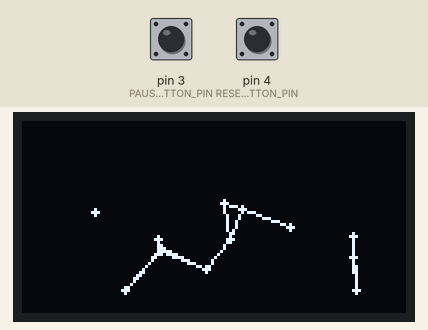
Recording of a sketch running on a simulated Arduino Uno, built with avr-gcc and run on an emulated ATmega328P. Parts: 128×64 one-colour display. Inputs (shaded band) come from the test bench; at power-on: pin 4 (RESET_BUTTON_PIN) HIGH, pin 3 (PAUSE_RESUME_BUTTON_PIN) HIGH. Random numbers use the default seed unless the sketch sets one.

Above: at 1.28 s.
1.3 s: pin 4 (RESET_BUTTON_PIN) pulled LOW for 0.15 s
At 1.98 s:
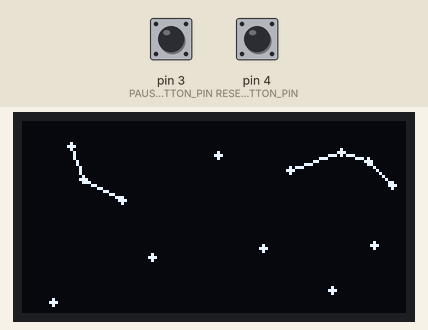
2.0 s: pin 4 (RESET_BUTTON_PIN) pulled LOW for 1 s
At 2.43 s:
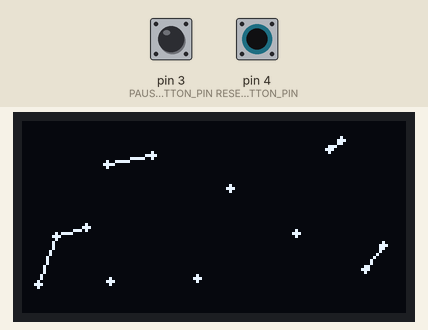
3.6 s: pin 3 (PAUSE_RESUME_BUTTON_PIN) pulled LOW for 0.15 s
5.2 s: pin 3 (PAUSE_RESUME_BUTTON_PIN) pulled LOW for 1 s
At 5.68 s:
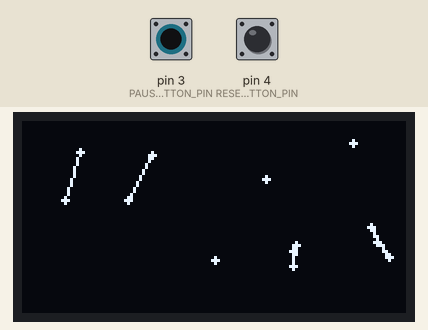

The sketch:

network_viz.ino
```cpp
#include <Wire.h>
#include <Adafruit_GFX.h>
#include <Adafruit_SSD1306.h>

#define SCREEN_WIDTH 128
#define SCREEN_HEIGHT 64

#define BALL_SIZE 3 // Diameter of the ball
#define BOUNCE_FACTOR -1 // Factor of velocity lost after bouncing
#define BALL_SPEED_X 1 // Horizontal speed of the ball
#define BALL_SPEED_Y 1 // Vertical speed of the ball
#define NUM_BALLS 13 // Number of balls
#define COLLISION_DISTANCE 0.1 // Distance threshold for collision detection
#define MIN_JOIN_DISTANCE 15 // Minimum distance threshold for joining balls
#define SPEED_INCREASE_FACTOR 1.0005 // Factor to increase ball speed when a line is drawn

// Define container dimensions
#define CONTAINER_WIDTH SCREEN_WIDTH
#define CONTAINER_HEIGHT SCREEN_HEIGHT

// Define push button pins
#define PAUSE_RESUME_BUTTON_PIN 3
#define RESET_BUTTON_PIN 4

#define OLED_RESET -1
Adafruit_SSD1306 display(SCREEN_WIDTH, SCREEN_HEIGHT, &Wire, OLED_RESET);

// Structure to represent a ball
struct Ball {
  float x;
  float y;
  float velocityX;
  float velocityY;
};

Ball balls[NUM_BALLS]; // Array to store ball instances

bool simulationPaused = false; // Flag to track simulation state

void setup() {
  // Initialize display
  if (!display.begin(SSD1306_SWITCHCAPVCC, 0x3C)) {
    Serial.println(F("SSD1306 allocation failed"));
    for (;;);
  }

  // Clear the buffer
  display.clearDisplay();

  // Initialize ball positions and velocities
  for (int i = 0; i < NUM_BALLS; i++) {
    balls[i].x = random(SCREEN_WIDTH);
    balls[i].y = random(SCREEN_HEIGHT);
    balls[i].velocityX = BALL_SPEED_X;
    balls[i].velocityY = BALL_SPEED_Y;
  }

  // Set button pins as input
  pinMode(PAUSE_RESUME_BUTTON_PIN, INPUT_PULLUP);
  pinMode(RESET_BUTTON_PIN, INPUT_PULLUP);
}

void loop() {
  // Check if the pause/resume button is pressed
  if (digitalRead(PAUSE_RESUME_BUTTON_PIN) == LOW) {
    simulationPaused = !simulationPaused; // Toggle simulation state
    delay(200); // Debounce delay
  }

  // Check if the reset button is pressed
  if (digitalRead(RESET_BUTTON_PIN) == LOW) {
    // Reset ball positions
    for (int i = 0; i < NUM_BALLS; i++) {
      balls[i].x = random(SCREEN_WIDTH);
      balls[i].y = random(SCREEN_HEIGHT);
    }
    delay(200); // Debounce delay
  }

  if (!simulationPaused) {
    // Clear the buffer
    display.clearDisplay();

    // Update ball positions
    for (int i = 0; i < NUM_BALLS; i++) {
      // Update ball positions
      balls[i].x += balls[i].velocityX;
      balls[i].y += balls[i].velocityY;

      // Check boundary conditions and prevent balls from getting stuck
      if (balls[i].x >= CONTAINER_WIDTH - BALL_SIZE) {
        balls[i].x = CONTAINER_WIDTH - BALL_SIZE - 1; // Move the ball inside the container
        balls[i].velocityX *= BOUNCE_FACTOR; // Reverse velocity to simulate reflection
      } else if (balls[i].x <= BALL_SIZE) {
        balls[i].x = BALL_SIZE + 1; // Move the ball inside the container
        balls[i].velocityX *= BOUNCE_FACTOR; // Reverse velocity to simulate reflection
      }

      if (balls[i].y >= CONTAINER_HEIGHT - BALL_SIZE) {
        balls[i].y = CONTAINER_HEIGHT - BALL_SIZE - 1; // Move the ball inside the container
        balls[i].velocityY *= BOUNCE_FACTOR; // Reverse velocity to simulate reflection
      } else if (balls[i].y <= BALL_SIZE) {
        balls[i].y = BALL_SIZE + 1; // Move the ball inside the container
        balls[i].velocityY *= BOUNCE_FACTOR; // Reverse velocity to simulate reflection
      }

      // Check for collisions with other balls
      for (int j = i + 1; j < NUM_BALLS; j++) {
        float dx = balls[j].x - balls[i].x;
        float dy = balls[j].y - balls[i].y;
        float distance = sqrt(dx * dx + dy * dy);

        if (distance <= COLLISION_DISTANCE) {
          // Swap velocities to simulate bouncing off each other
          float tempVx = balls[i].velocityX;
          float tempVy = balls[i].velocityY;
          balls[i].velocityX = balls[j].velocityX;
          balls[i].velocityY = balls[j].velocityY;
          balls[j].velocityX = tempVx;
          balls[j].velocityY = tempVy;
        }
      }

      // Draw the ball
      display.fillCircle(balls[i].x, balls[i].y, BALL_SIZE / 2, WHITE);
    }

    // Join balls if they are close enough
    for (int i = 0; i < NUM_BALLS; i++) {
      for (int j = i + 1; j < NUM_BALLS; j++) {
        float dx = balls[j].x - balls[i].x;
        float dy = balls[j].y - balls[i].y;
        float distance = sqrt(dx * dx + dy * dy);

        // Dynamic join distance based on distance between balls
        float joinDistance = MIN_JOIN_DISTANCE + (distance / 5);
        if (distance <= joinDistance) {
          // Increase speed by 0.05%
          balls[i].velocityX *= SPEED_INCREASE_FACTOR;
          balls[i].velocityY *= SPEED_INCREASE_FACTOR;
          balls[j].velocityX *= SPEED_INCREASE_FACTOR;
          balls[j].velocityY *= SPEED_INCREASE_FACTOR;

          // Draw the line
          display.drawLine(balls[i].x, balls[i].y, balls[j].x, balls[j].y, WHITE);
        }
      }
    }

    // Display the buffer
    display.display();
  }

  // Delay to control animation speed
  delay(10);
}
```

Measured:
- after the input at 5.2 s, the display: changes after 0.25 s (image 3)
- what the display in image 3 shows lasts 0.5 s, from 5.4 s to 5.9 s
